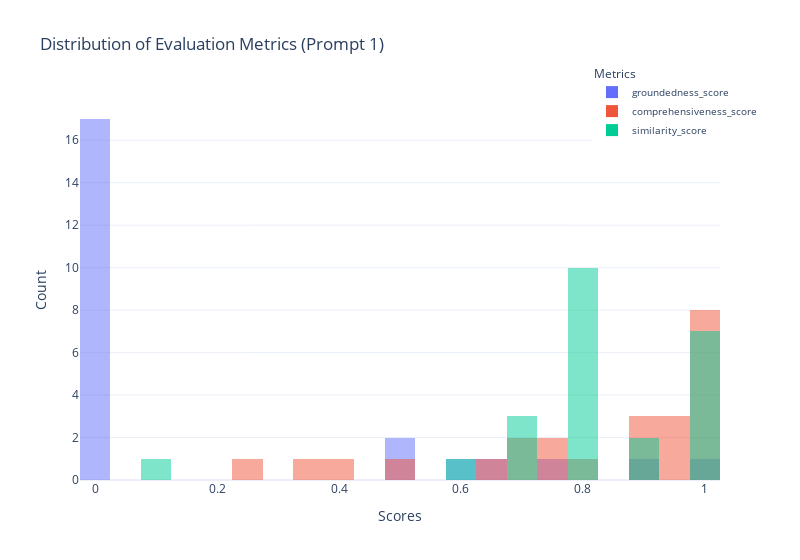

This figure's notebook cell:
### Code cell
import plotly.express as px

# Plotting the histogram for groundedness, comprehensiveness, and similarity scores using Plotly
fig = px.histogram(comp_data_1.fillna(0),  # Fill NaN values with 0
                   x=['groundedness_score', 'comprehensiveness_score', 'similarity_score'], 
                   barmode='overlay', 
                   title='Distribution of Evaluation Metrics (Prompt 1)',
                   labels={'value': 'Scores', 'variable': 'Metrics'},
                   template='plotly_white',
                   nbins=50)  # Increased the number of bins

fig.update_layout(
    xaxis_title='Scores',
    yaxis_title='Count',
    legend_title='Metrics',
    legend=dict(x=0.8, y=1.1, traceorder='normal', font=dict(size=10)),  # Moved legend to the top right of the plot
    width=800  # Reduced the width of the plot
)

fig.show()


# Used prompt 1:
"""
Erstellen Sie eine Vergleichstabelle im Markdown-Format für das Produkt '{category}'
von verschiedenen Versicherungsunternehmen. Die Vergleichstabelle sollte die
Produktdetails in Spalten enthalten: Eigenschaft und Details für jedes Unternehmen.

{company_info}
"""

### Figure 1 — Plotly figure (JSON) as saved in the notebook; plotly's stock layout.template omitted (floating-point values rounded to 4 significant figures)
{"data": [{"alignmentgroup": "True", "bingroup": "x", "hovertemplate": "Metrics=groundedness_score<br>Scores=%{x}<br>count=%{y}<extra></extra>", "legendgroup": "groundedness_score", "marker": {"color": "#636efa", "opacity": 0.5, "pattern": {"shape": ""}}, "name": "groundedness_score", "nbinsx": 50, "offsetgroup": "groundedness_score", "orientation": "v", "showlegend": true, "type": "histogram", "x": [0.5833, 0, 0, 0, 0, 0, 0, 0, 0.5, 0, 1, 0, 0, 0, 0.75, 0, 0, 0.6667, 0, 0, 0, 0.9091, 0.5, 0], "xaxis": "x", "yaxis": "y"}, {"alignmentgroup": "True", "bingroup": "x", "hovertemplate": "Metrics=comprehensiveness_score<br>Scores=%{x}<br>count=%{y}<extra></extra>", "legendgroup": "comprehensiveness_score", "marker": {"color": "#EF553B", "opacity": 0.5, "pattern": {"shape": ""}}, "name": "comprehensiveness_score", "nbinsx": 50, "offsetgroup": "comprehensiveness_score", "orientation": "v", "showlegend": true, "type": "histogram", "x": [0.9375, 0.5, 1, 0.4167, 0.7083, 0.7778, 1, 0.3704, 0.9286, 1, 1, 0.9375, 0.6667, 0.8889, 1, 0.875, 1, 0.7619, 0.7083, 0.75, 0.8889, 1, 1, 0.25], "xaxis": "x", "yaxis": "y"}, {"alignmentgroup": "True", "bingroup": "x", "hovertemplate": "Metrics=similarity_score<br>Scores=%{x}<br>count=%{y}<extra></extra>", "legendgroup": "similarity_score", "marker": {"color": "#00cc96", "opacity": 0.5, "pattern": {"shape": ""}}, "name": "similarity_score", "nbinsx": 50, "offsetgroup": "similarity_score", "orientation": "v", "showlegend": true, "type": "histogram", "x": [0.9, 0.6, 0.8, 0.7, 0.9, 0.8, 1, 0.1, 0.8, 0.8, 0.8, 1, 0.8, 0.8, 1, 0.8, 1, 1, 0.7, 0.8, 1, 0.8, 1, 0.7], "xaxis": "x", "yaxis": "y"}], "layout": {"barmode": "overlay", "legend": {"font": {"size": 10}, "title": {"text": "Metrics"}, "tracegroupgap": 0, "traceorder": "normal", "x": 0.8, "y": 1.1}, "title": {"text": "Distribution of Evaluation Metrics (Prompt 1)"}, "width": 800, "xaxis": {"anchor": "y", "domain": [0, 1], "title": {"text": "Scores"}}, "yaxis": {"anchor": "x", "domain": [0, 1], "title": {"text": "Count"}}}}
